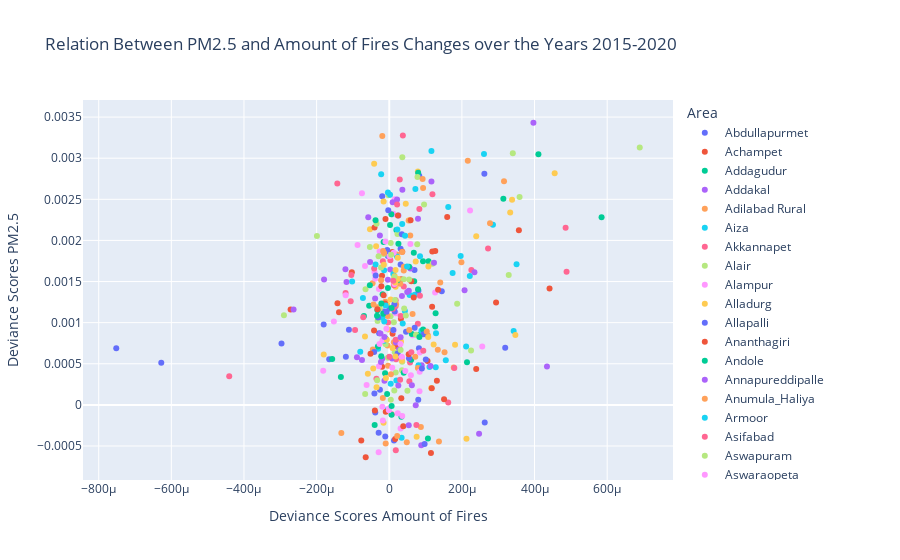

The cell this chart's notebook holds for it:
### Code cell
os.chdir('c:\\Users\\Jesse\\OneDrive\\Documenten\\Master BAOR\\Thesis\\GitHub\\dicra\\analytics\\notebooks\\crop_fires\\DPPD_Jesse\\PM2.5')
PM_df = pd.read_csv('PM_years_mandal.csv', index_col=0)
correlation(PM_df, 2020, 'PM2.5', mandal_boundaries, 'Mandal_Nam')
